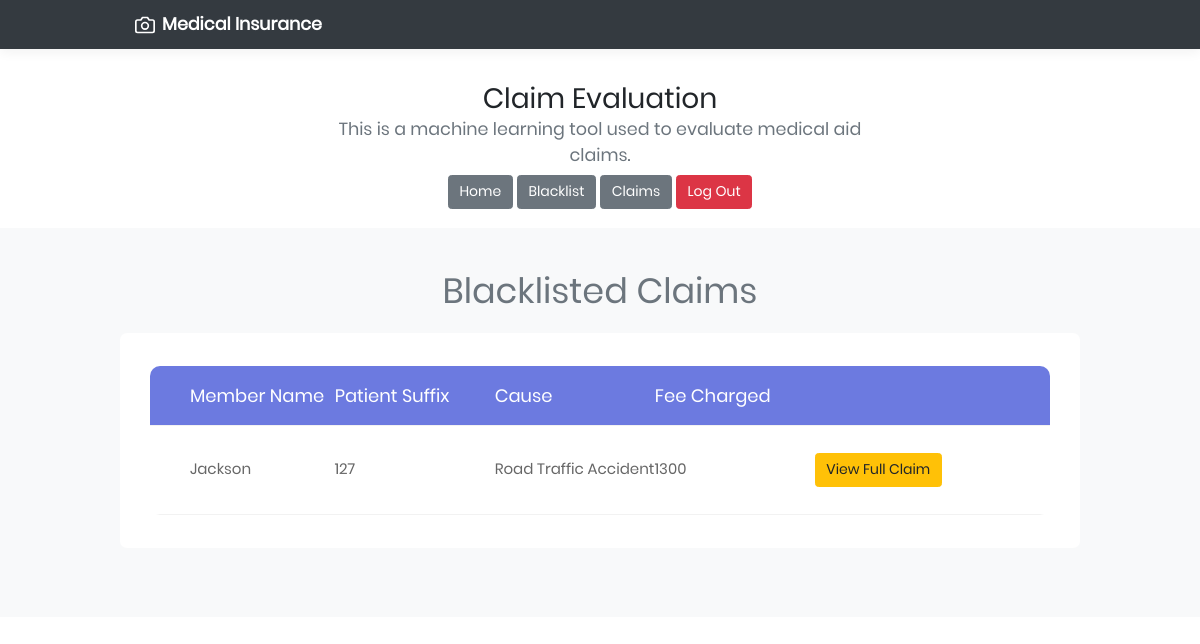
The page /blacklist on the database its author committed.
### app.py (models this page shows)
class Claims(db.Model):
    id = db.Column(db.Integer, primary_key = True)
    member_name  = db.Column(db.String(50))
    patience_name  = db.Column(db.String(50))
    email  = db.Column(db.String(50))
    location  = db.Column(db.String(50))
    gender  = db.Column(db.String(50))
    dob  = db.Column(db.String(50))
    cause  = db.Column(db.String(50))
    employer  = db.Column(db.String(50))
    relationship = db.Column(db.String(50))
    patient_suffix = db.Column(db.Integer)
    dependants = db.Column(db.Integer)
    fee_charged = db.Column(db.Integer)
    label = db.Column(db.Integer)
    claims = db.Column(db.Integer)
    period = db.Column(db.Integer)
    status = db.Column(db.String(50))

### app.py (the view)
@app.route('/blacklist')
def blacklist():
    data = Claims.query.filter_by(status = 'blacklisted').all()
    template = 'Account/Manage/blacklist.html'
    return render_template(template,data=data)

### templates/Account/Manage/blacklist.html
{% extends 'layout.html' %}
{% block body %}
<div class="form-label-group mx-auto">
  <p class = "h1 text-muted text-center mx-auto"> Blacklisted Claims </p>
 </div>
<div class="container-table100"  style="width: 100%;">
  <div class="wrap-table100">
          <div class="table">
              <div class="row-table  header ">
                  <div class="cell">
                    Member Name
                  </div>
                  <div class="cell">
                    Patient Suffix
                  </div>
                  <div class="cell">
                      Cause
                  </div>
                  <div class="cell">
                    Fee Charged
                  </div>
                  <div class="cell">
                  </div>
              </div>
{% for item in data%}
<div class="row-table">
<div class="cell" data-title="Member Name">
{{ item.member_name  }}
</div>
<div class="cell" data-title="Patient Suffix">
  {{ item.patient_suffix }}
</div>
<div class="cell" data-title="Cause">
  {{ item.cause }}
</div>
<div class="cell" data-title="Claims">
  {{ item.fee_charged }}
</div>
<div class="cell" data-title="Fee Charged">
  <a href="{{url_for('details',id=item.id)}}" class="btn btn-warning mx-auto my-2">View Full Claim</a>
</div>
</div>
{% endfor %}
</div>
</div>
</div>
{% endblock %}

### static/css/style.css (style rules this page uses)
:root { --jumbotron-padding-y: 3rem; }

### static/css/signin.css (style rules this page uses)
html, body { height: 100%; }

### static/css/main.css (style rules this page uses)
* { margin: 0px; padding: 0px; box-sizing: border-box; }
body, html { height: 100%; font-family: Poppins-Regular; font-size: 14px; }
a { margin: 0px; transition: all 0.4s; -webkit-transition: all 0.4s; -o-transition: all 0.4s; -moz-transition: all 0.4s; }
p { margin: 0px; }
.container-table100 { width: 75%; border-radius: 7px; background: #ffffff; display: -webkit-box; display: -webkit-flex; display: -moz-box; display: -ms-flexbox; display: flex; align-items: center; justify-content: center; flex-wrap: wrap; padding: 33px 30px; }
.wrap-table100 { width: 960px; border-radius: 10px; overflow: hidden; }
.table { width: 100%; display: table; margin: 0; }
.row-table { display: table-row; background: #fff; }
.row-table.header { color: #ffffff; background: #6c7ae0; }
.cell { display: table-cell; }
.row-table .cell { font-family: Poppins-Regular; font-size: 15px; color: #666666; line-height: 1.2; font-weight: unset !important; padding-top: 20px; padding-bottom: 20px; border-bottom: 1px solid #f2f2f2; }
.row-table.header .cell { font-family: Poppins-Regular; font-size: 18px; color: #fff; line-height: 1.2; font-weight: unset !important; padding-top: 19px; padding-bottom: 19px; }
.row-table .cell:nth-child(1) { width: 100px; padding-left: 40px; }
.row-table .cell:nth-child(2) { width: 100px; }
.row-table .cell:nth-child(3) { width: 100px; }
.row-table .cell:nth-child(4) { width: 100px; }
.row-table .cell:nth-child(5) { width: 100px; padding-right: 20px; }
.table, .row-table { width: 100% !important; }

### rows shown on the page
Claims: member_name "Jackson", patient_suffix "127", cause "Road Traffic Accident", fee_charged "1300"
